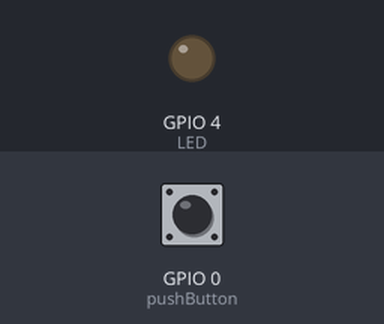
Bench run of a program on a simulated ESP8266 (NodeMCU). Shown: output pins drawn as LEDs (lit = HIGH). The inputs (shaded band) are chosen by the test bench; at power-on: GPIO 0 (pushButton) LOW.

Above: at 4.9 s.
5.0 s: GPIO 0 (pushButton) pulled HIGH for 2.4 s
At 6.9 s:
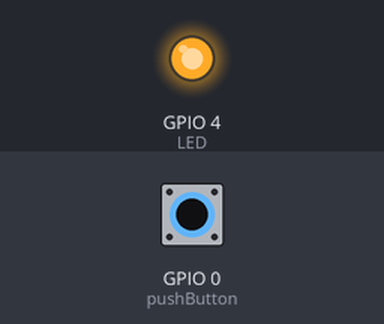
Timing chart, 0 to 14.9 s (numbered marks = the images above; inputs shaded):
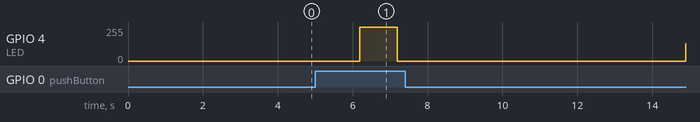

The program:

main.cpp
```cpp
#include <Arduino.h>

#define LED 4
#define pushButton 0

void setup()
{
  pinMode(LED, OUTPUT);
  pinMode(pushButton, INPUT);
}

void loop()
{

  int buttonState = digitalRead(pushButton);

  if (buttonState != 0)
  {
    digitalWrite(LED, HIGH);
    // 單位:ms  1s=1000ms
    delay(1 * 1000);
    digitalWrite(LED, LOW);
    delay(1 * 1000);
  }
  else
  {

    for (int dutyCycle = 0; dutyCycle < 1023; dutyCycle++)
    {
      analogWrite(LED, dutyCycle);
      delay(1);
    }

    for (int dutyCycle = 1023; dutyCycle > 0; dutyCycle--)
    {
      analogWrite(LED, dutyCycle);
      delay(1);
    }
  }
}
```

Measured:
- after the input at 5.0 s, GPIO 4 (LED): 0/255 → 255/255 after 1.2 s, → 0/255 1.0 s later
